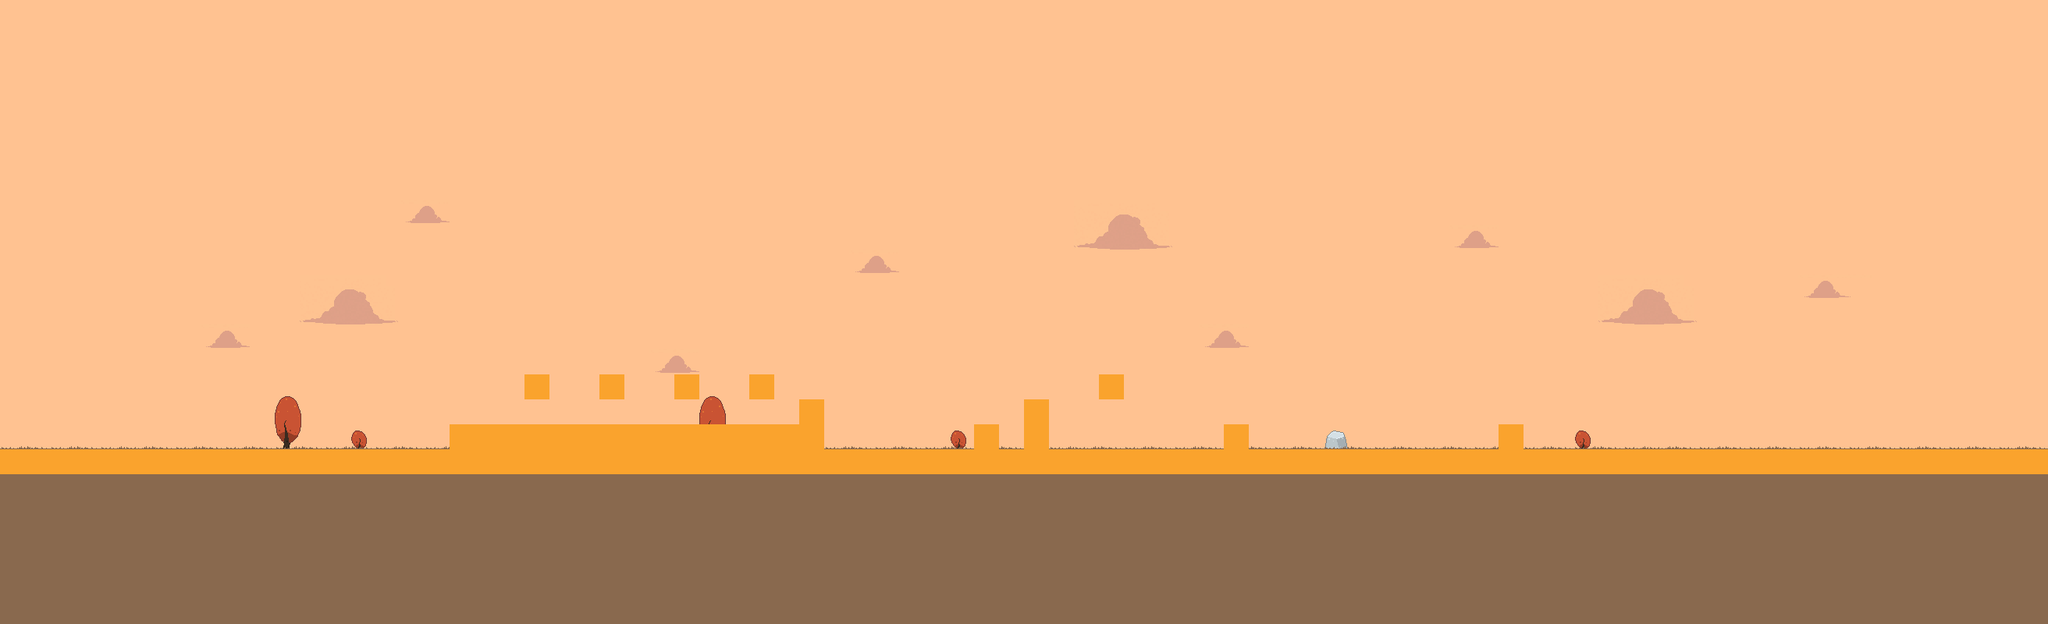

Rendered tile map (Tiled .tmx) drawn with the repository's tilesets; below, a short description and the map source with its tile grids summarised:
An orthogonal 82x25 tile map with 32x32 px tiles, 4 tile layers (SKY, BACKGROUND, GROUND, COLLISION), 1 hidden layer not drawn, 3 tilesets and 16 objects (PlayerStart, EndFlag).

<map version="1.0" orientation="orthogonal" width="82" height="25" tilewidth="32" tileheight="32">
 <tileset firstgid="1" name="tiles" tilewidth="32" tileheight="32">
  <image source="../assets/tileset.png" width="64" height="32" />
 </tileset>
 <tileset firstgid="3" name="tiles2" tilewidth="32" tileheight="32">
  <image source="../assets/tiles2.png" width="64" height="32" />
 </tileset>
 <tileset firstgid="5" name="SOMETILES" tilewidth="32" tileheight="32">
  <image source="../assets/SOMETILES.png" width="640" height="360" />
 </tileset>
 <layer name="SKY" width="82" height="25">
  <data>[2050 cells, 2050 non-empty, 12 distinct tile ids]</data>
 </layer>
 <layer name="BACKGROUND" width="82" height="25">
  <data>[2050 cells, 17 non-empty, 8 distinct tile ids]</data>
 </layer>
 <layer name="GROUND" width="82" height="25">
  <data>[2050 cells, 663 non-empty, 4 distinct tile ids]</data>
 </layer>
 <layer name="COLLISION" width="82" height="25">
  <data>[2050 cells, 108 non-empty, 1 distinct tile ids]</data>
 </layer>
 <layer name="FOREGROUND" width="82" height="25" visible="0">
  <data>[2050 cells, 0 non-empty, 0 distinct tile ids]</data>
 </layer>
 <objectgroup name="OBJECTS" width="82" height="25">
  <object name="PlayerStart" gid="137" x="256" y="576" />
  <object name="EndFlag" gid="183" x="2272" y="544" />
  <object gid="180" x="544" y="576" />
  <object gid="180" x="640" y="512" />
  <object gid="180" x="736" y="512" />
  <object gid="180" x="832" y="512" />
  <object gid="180" x="928" y="512" />
  <object gid="180" x="992" y="544" />
  <object gid="180" x="1216" y="576" />
  <object gid="180" x="1280" y="576" />
  <object gid="180" x="1280" y="544" />
  <object gid="180" x="1376" y="512" />
  <object gid="180" x="1536" y="576" />
  <object gid="180" x="1888" y="576" />
  <object gid="182" x="1632" y="576" />
  <object gid="182" x="576" y="544" />
 </objectgroup>
</map>
